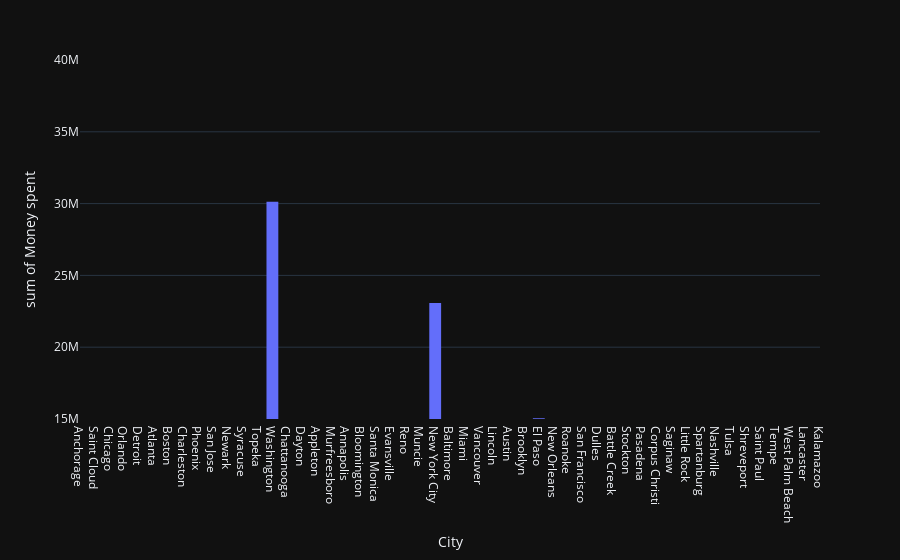

Notebook code for this chart:
### Code cell
# # the plot below uses the range_y label to show sales between 15000000 - 40000000 of the plot above
fig = px.histogram(df, x = "City", y = "Sales",hover_data = ["Quantity"] ,range_x = [0,50],range_y = [15000000,40000000], labels = {'Sales': "Money spent"}
                   , template='plotly_dark')
fig.show()

### Figure 1 — Plotly figure (JSON) as saved in the notebook; plotly's stock layout.template omitted (floating-point values rounded to 4 significant figures; data arrays with more than 128 entries replaced by an {"elided": "..."} marker saying what was removed)
{"data": [{"alignmentgroup": "True", "bingroup": "x", "histfunc": "sum", "hovertemplate": "City=%{x}<br>sum of Money spent=%{y}<extra></extra>", "legendgroup": "", "marker": {"color": "#636efa", "pattern": {"shape": ""}}, "name": "", "offsetgroup": "", "orientation": "v", "showlegend": false, "type": "histogram", "x": {"elided": "1000 str values"}, "xaxis": "x", "y": {"elided": "1000 float values"}, "yaxis": "y"}], "layout": {"autosize": true, "barmode": "relative", "legend": {"tracegroupgap": 0}, "margin": {"t": 60}, "xaxis": {"anchor": "y", "domain": [0, 1], "range": [0, 50], "title": {"text": "City"}, "type": "category"}, "yaxis": {"anchor": "x", "domain": [0, 1], "range": [15000000, 40000000], "title": {"text": "sum of Money spent"}, "type": "linear"}}}
